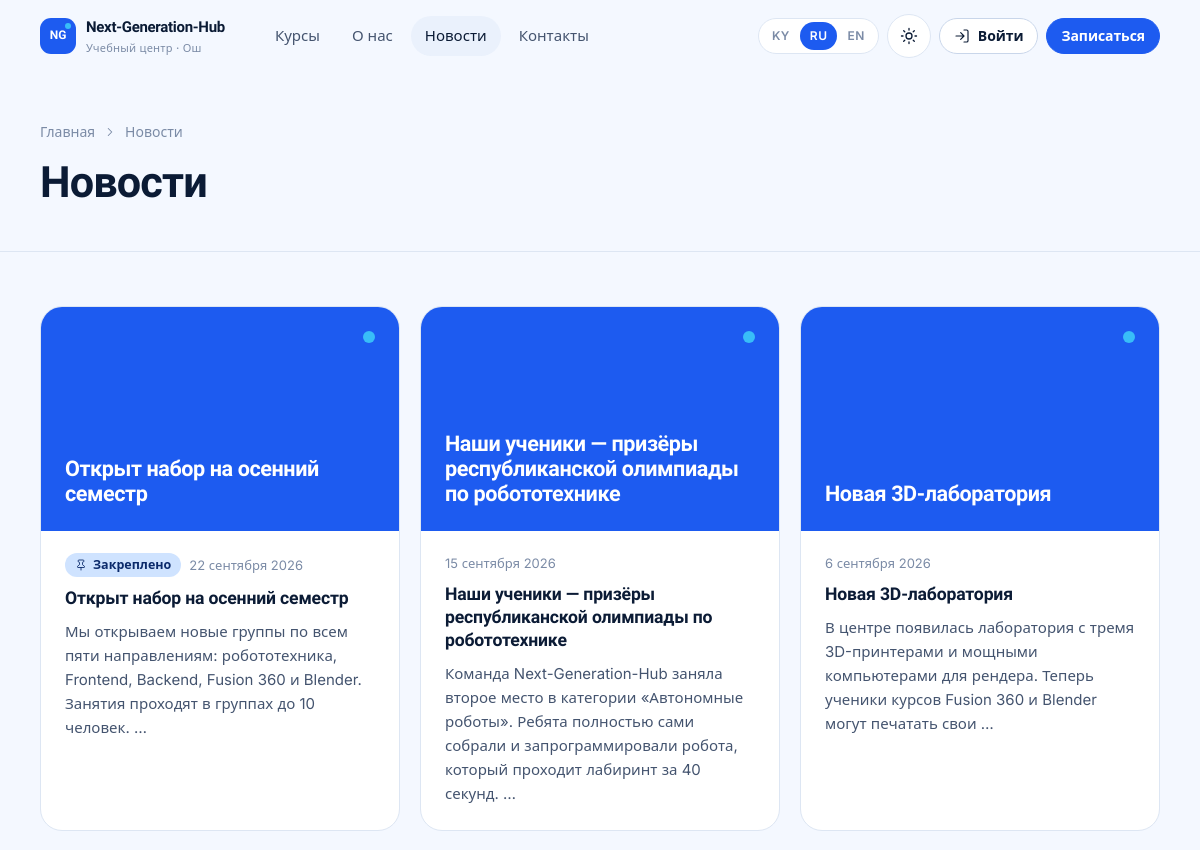
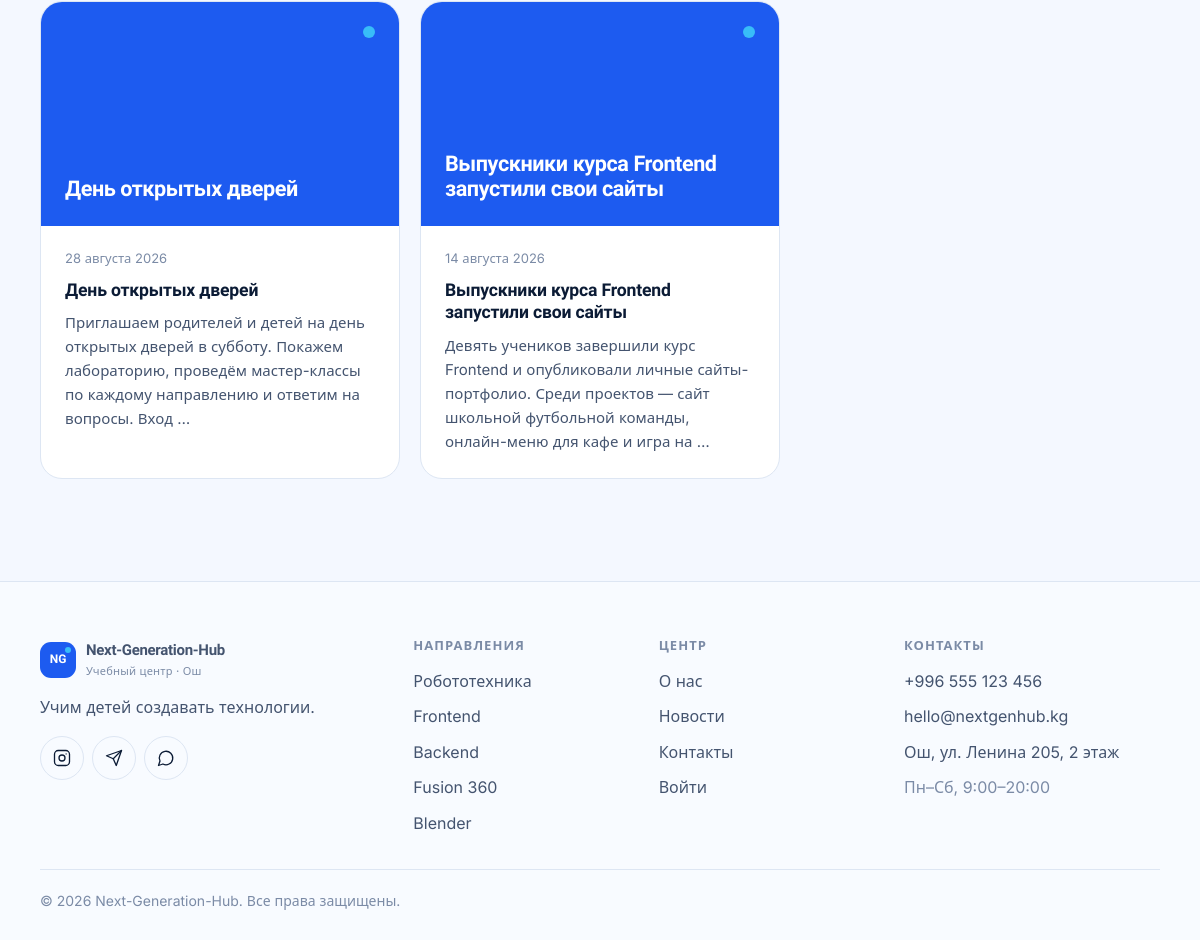
Page /news/ on the committed database (2 pictures, top to bottom).
### core/models.py (models this page shows, shortened)
class TranslatableMixin:
    def tr(self, field, lang=None):
        lang = (lang or get_language() or FALLBACK_LANGUAGE).split("-")[0]
        if lang not in CONTENT_LANGUAGES:
            lang = FALLBACK_LANGUAGE
        value = getattr(self, f"{field}_{lang}", "") or ""
        if not value and lang != FALLBACK_LANGUAGE:
            value = getattr(self, f"{field}_{FALLBACK_LANGUAGE}", "") or ""
        return value

class News(TranslatableMixin, models.Model):
    title_ru = models.CharField(_("title (RU)"), max_length=200)
    title_ky = models.CharField(_("title (KY)"), max_length=200, blank=True)
    title_en = models.CharField(_("title (EN)"), max_length=200, blank=True)
    body_ru = models.TextField(_("text (RU)"))
    body_ky = models.TextField(_("text (KY)"), blank=True)
    body_en = models.TextField(_("text (EN)"), blank=True)
    image = models.ImageField(_("image"), upload_to="news/", blank=True)
    is_published = models.BooleanField(_("published"), default=True)
    is_pinned = models.BooleanField(_("pinned"), default=False)
    published_at = models.DateTimeField(_("publication date"), default=timezone.now, db_index=True)
    author = models.ForeignKey(
        settings.AUTH_USER_MODEL,
        verbose_name=_("author"),
        on_delete=models.SET_NULL,
        null=True,
        blank=True,
        related_name="news",
    )
    class Meta:
        verbose_name = _("news item")
        verbose_name_plural = _("news")
        ordering = ["-is_pinned", "-published_at"]
    def get_absolute_url(self):
        return reverse("core:news_detail", args=[self.pk])
    @classmethod
    def visible(cls):
        return cls.objects.filter(is_published=True, published_at__lte=timezone.now())

### core/views.py (the view)
# urls.py: path("news/", views.news_list, name="news_list"),
def news_list(request):
    paginator = Paginator(News.visible().select_related("author"), 9)
    page = paginator.get_page(request.GET.get("page"))
    return render(request, "core/news_list.html", {"page_obj": page})

### cabinet/navigation.py (called while the page is built)
def sidebar(request):
    path = request.path
    user = getattr(request, "user", None)
    if not user or not user.is_authenticated or not (path.startswith("/cabinet/") or path.startswith("/accounts/")):
        return {}
    match = getattr(request, "resolver_match", None)
    current = match.url_name if match and match.url_name else ""
    return {"sidebar_sections": build_sidebar(user, current)}

### core/context_processors.py (called while the page is built)
def site(request):
    return {
        "SITE": {
            "name": settings.SITE_NAME,
            "phone": settings.SITE_PHONE,
            "phone_href": "tel:" + "".join(ch for ch in settings.SITE_PHONE if ch.isdigit() or ch == "+"),
            "email": settings.SITE_EMAIL,
            "address": settings.SITE_ADDRESS or _("Osh, Lenin street 205, 2nd floor"),
            "hours": settings.SITE_HOURS or _("Mon–Sat, 9:00–20:00"),
            "instagram": settings.SITE_INSTAGRAM,
            "telegram": settings.SITE_TELEGRAM,
            "whatsapp": settings.SITE_WHATSAPP,
            "map_url": settings.SITE_MAP_URL,
        },
        "MAX_VIDEO_UPLOAD_MB": settings.MAX_VIDEO_UPLOAD_MB,
        "SHOW_DEMO_ACCOUNTS": settings.SHOW_DEMO_ACCOUNTS,
    }

### core/icons.py (called while the page is built)
def svg(name, size=20, cls="", label=""):
    body = ICONS.get(name, ICONS["info"])
    aria = f'role="img" aria-label="{label}"' if label else 'aria-hidden="true"'
    return (
        f'<svg class="icon {cls}" width="{size}" height="{size}" viewBox="0 0 24 24" fill="none" '
        f'stroke="currentColor" stroke-width="1.75" stroke-linecap="round" stroke-linejoin="round" '
        f'focusable="false" {aria}>{body}</svg>'
    )

### core/templatetags/core_tags.py (called while the page is built)
@register.filter
def tr(obj, field):
    if obj is None:
        return ""
    return obj.tr(field)

@register.simple_tag
def icon(name, size=20, cls="", label=""):
    return mark_safe(svg(name, size, escape(cls), escape(label)))

@register.filter
def startswith(value, prefix):
    return str(value).startswith(str(prefix))

### templates/core/news_list.html (shortened to what this page needs)
{% extends "base.html" %}
{% load i18n core_tags %}
{% block content %}
<section class="page-hero">
  <div class="container">
    <nav class="breadcrumbs" aria-label="{% trans 'Breadcrumbs' %}"><a href="{% url 'core:home' %}">{% trans "Home" %}</a> {% icon "chevron-right" 14 %} <span>{% trans "News" %}</span></nav>
    <h1>{% trans "News" %}</h1>
  </div>
</section>
<section class="section-sm">
  <div class="container">
    {% if page_obj.object_list %}
      <div class="news-grid">{% for item in page_obj %}{% include "partials/news_card.html" %}{% endfor %}</div>
    {% else %}
      <div class="card empty"><span class="ic">{% icon "news" 28 %}</span><h3>{% trans "No news yet" %}</h3><p>{% trans "Come back later — something interesting is coming soon." %}</p></div>
    {% endif %}
  </div>
</section>
{% endblock %}

### templates/partials/news_card.html
{% load i18n core_tags %}<a class="news-card reveal" href="{{ item.get_absolute_url }}">
  <div class="news-thumb">
    {% if item.image %}<img src="{{ item.image.url }}" alt="" loading="lazy">{% else %}<div class="news-thumb-text">{{ item|tr:"title"|truncatechars:70 }}</div>{% endif %}
  </div>
  <div class="news-body">
    <span class="news-date">{% if item.is_pinned %}<span class="badge badge-accent no-dot">{% icon "pin" 12 %}{% trans "Pinned" %}</span>{% endif %}<time datetime="{{ item.published_at|date:'c' }}">{{ item.published_at|date:"j E Y" }}</time></span>
    <h3>{{ item|tr:"title" }}</h3>
    <p>{{ item|tr:"body"|striptags|truncatewords:22 }}</p>
  </div>
</a>

### static/css/main.css (style rules this page uses)
:root { --bg: #f4f8ff; --bg-soft: #eaf1fc; --bg-sunken: #e2ebf8; --surface: #ffffff; --surface-2: #f8fbff; --text: #0b1b35; --text-2: #44546f; --text-3: #7b8ba6; --line: #dde6f3; --line-2: #c9d6ea; --ink: #1d5bf0; --ink-hover: #1648c4; --ink-text: #ffffff; --ink-text-2: #d3e0ff; --ink-line: rgb(255 255 255 / 0.22); --accent: #cfe3ff; --accent-ink: #0b2a6b; --accent-ink-2: #2b4a86; --accent-text: #1d5bf0; --accent-glow: rgb(29 91 240 / 0.18); --dot: #38bdf8; --focus: #1d5bf0; --focus-ring: rgb(29 91 240 / 0.18); --overlay: rgb(11 27 53 / 0.45); --header-bg: rgb(244 248 255 / 0.82); --ok: #15803d; --ok-bg: #e5f6ea; --warn: #b45309; --warn-bg: #fdf3e1; --bad: #c62828; --bad-bg: #fdeaea; --info: #1d4ed8; --info-bg: #e3ecfe; --shadow-sm: 0 1px 2px rgb(11 27 53 / 0.05); --shadow: 0 10px 30px -12px rgb(29 60 120 / 0.2); --shadow-lg: 0 30px 60px -20px rgb(29 60 120 / 0.28); --font-display: "Unbounded", "Segoe UI", system-ui, -apple-system, sans-serif; --font-body: "Inter", "Segoe UI", system-ui, -apple-system, Roboto, "Helvetica Neue", Arial, sans-serif; --radius-sm: 10px; --radius: 16px; --radius-lg: 22px; --radius-xl: 28px; --container: 1200px; --gutter: clamp(16px, 4vw, 40px); --ease: cubic-bezier(.2, .7, .2, 1); --t: 220ms var(--ease); color-scheme: light; }
*, *::before, *::after { box-sizing: border-box; }
html { -webkit-text-size-adjust: 100%; scroll-behavior: smooth; }
body { margin: 0; background: var(--bg); color: var(--text); font-family: var(--font-body); font-size: 16px; line-height: 1.6; -webkit-font-smoothing: antialiased; text-rendering: optimizeLegibility; transition: background-color var(--t), color var(--t); overflow-x: hidden; }
img, video, svg, iframe { max-width: 100%; display: block; }
a { color: inherit; text-decoration: none; }
p { margin: 0 0 1em; }
h1, h2, h3, h4 { font-family: var(--font-display); font-weight: 600; line-height: 1.1; letter-spacing: -0.02em; margin: 0 0 .5em; }
h1 { font-size: clamp(1.75rem, 3.6vw, 2.9rem); }
h3 { font-size: clamp(1.1rem, 1.6vw, 1.3rem); letter-spacing: -0.01em; }
.icon { flex: none; }
.container { width: 100%; max-width: var(--container); margin: 0 auto; padding: 0 var(--gutter); }
.btn .icon { transition: transform var(--t); }
.badge { --b-fg: var(--text-2); --b-bg: var(--bg-soft); display: inline-flex; align-items: center; gap: 6px; padding: 3px 10px; border-radius: 999px; font-size: 12.5px; font-weight: 600; line-height: 1.5; white-space: nowrap; color: var(--b-fg); background: var(--b-bg); }
.badge::before { content: ""; width: 6px; height: 6px; border-radius: 50%; background: currentColor; }
.badge.no-dot::before { display: none; }
.badge-accent { --b-fg: var(--accent-ink); --b-bg: var(--accent); }
.theme-toggle .icon { position: absolute; transition: opacity var(--t), transform 400ms var(--ease); }
.section-sm { padding: clamp(32px, 4.5vw, 56px) 0; }
.news-grid { display: grid; grid-template-columns: repeat(auto-fill, minmax(min(100%, 320px), 1fr)); gap: 20px; }
.news-card { display: flex; flex-direction: column; border: 1px solid var(--line); border-radius: var(--radius-lg); overflow: hidden; background: var(--surface); transition: transform var(--t), box-shadow var(--t); }
.news-thumb { aspect-ratio: 16 / 10; background: var(--bg-soft); overflow: hidden; position: relative; }
.news-thumb-text { position: absolute; inset: 0; padding: 24px; display: flex; align-items: flex-end; background: var(--ink); color: var(--ink-text); font-family: var(--font-display); font-weight: 600; font-size: 1.35rem; line-height: 1.15; letter-spacing: -0.02em; }
.news-thumb-text::before { content: ""; position: absolute; right: 24px; top: 24px; width: 12px; height: 12px; border-radius: 50%; background: var(--dot); }
.news-body { padding: 22px 24px 24px; display: flex; flex-direction: column; gap: 10px; flex: 1; }
.news-body h3 { margin: 0; font-size: 1.1rem; line-height: 1.3; }
.news-body p { margin: 0; color: var(--text-2); font-size: 15px; }
.news-date { font-size: 13px; color: var(--text-3); display: flex; align-items: center; gap: 8px; }
.page-hero { padding: clamp(28px, 4vw, 56px) 0 clamp(20px, 3vw, 32px); border-bottom: 1px solid var(--line); }
.page-hero h1 { margin: 16px 0 12px; max-width: 18ch; }
.breadcrumbs { display: flex; gap: 8px; align-items: center; color: var(--text-3); font-size: 14px; flex-wrap: wrap; }

### rows in the picture
News: title_ru "Открыт набор на осенний семестр", published_at "22 сентября 2026", body_ru "Мы открываем новые группы по всем пяти направлениям: робототехника, Frontend, Backend, Fusion 360 и Blender. Занятия проходят в группах до 10 человек. …"
News: title_ru "Наши ученики — призёры республиканской олимпиады по робототехнике", published_at "15 сентября 2026", body_ru "Команда Next-Generation-Hub заняла второе место в категории «Автономные роботы». Ребята полностью сами собрали и запрограммировали робота, который проходит лабиринт за 40 секунд. …"
News: title_ru "Новая 3D-лаборатория", published_at "6 сентября 2026", body_ru "В центре появилась лаборатория с тремя 3D-принтерами и мощными компьютерами для рендера. Теперь ученики курсов Fusion 360 и Blender могут печатать свои …"
News: title_ru "День открытых дверей", published_at "28 августа 2026", body_ru "Приглашаем родителей и детей на день открытых дверей в субботу. Покажем лабораторию, проведём мастер-классы по каждому направлению и ответим на вопросы. Вход …"
News: title_ru "Выпускники курса Frontend запустили свои сайты", published_at "14 августа 2026", body_ru "Девять учеников завершили курс Frontend и опубликовали личные сайты-портфолио. Среди проектов — сайт школьной футбольной команды, онлайн-меню для кафе и игра на …"

### other values in the picture
{{ code|upper }} "KY" "RU" "EN"
{{ SITE.phone }} "+996 555 123 456"
{{ SITE.email }} "hello@nextgenhub.kg"
{{ SITE.address }} "Ош, ул. Ленина 205, 2 этаж"
{{ SITE.hours }} "Пн–Сб, 9:00–20:00"
